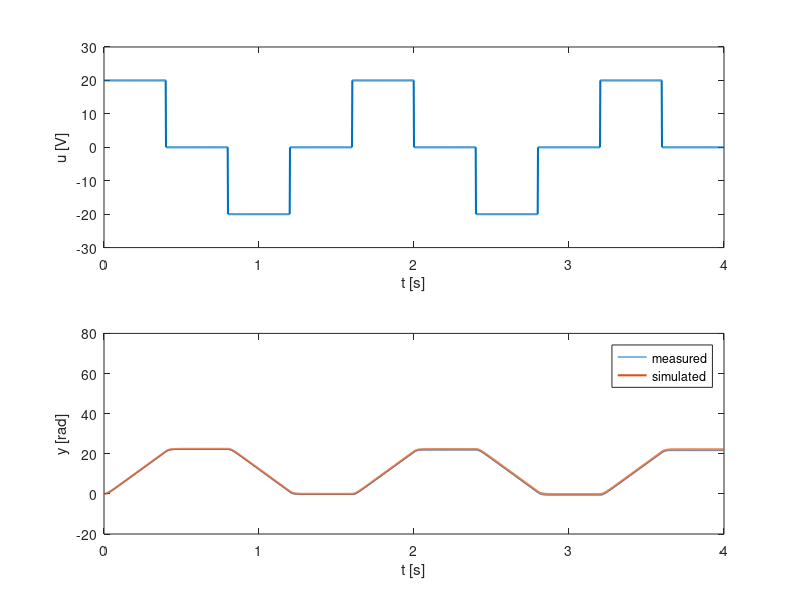

MATLAB code to generate this figure:
% from "Least-Squares Parameter Identification" notes
% modify as necessary to conform to your data files

clc, clear, close all

T = 0.002;
t = (0:1999)*T;
u = xlsread('avgvoltage.csv')';
y = xlsread('measuredposition.csv')';

lambda = 50;
lambda0 = lambda^2;
lambda1 = 2*lambda;

AA = [0,1;-lambda0,-lambda1];
BB = [0;lambda0];
C0 = [1,0];
D0 = 0;
C1 = [0,1];
D1 = 0;
C2 = [-lambda0,-lambda1];
D2 = lambda0;

x0 = zeros(2,length(t));
for n = 1:length(t)-1
    x0(:,n+1) = x0(:,n)+T*(AA*x0(:,n)+BB*u(n));
end
u0 = C0*x0+D0*u;

x1 = zeros(2,length(t));
for n = 1:length(t)-1
    x1(:,n+1) = x1(:,n)+T*(AA*x1(:,n)+BB*y(n));
end
y1 = C1*x1+D1*y;

x2 = zeros(2,length(t));
for n = 1:length(t)-1
    x2(:,n+1) = x2(:,n)+T*(AA*x2(:,n)+BB*y(n));
end
y2 = C2*x2+D2*y;

data_matrix = [-y1',u0'];
data_vector = y2';
parameters = data_matrix\data_vector;
alpha = parameters(1);
beta = parameters(2);

A = [0,1;0,-alpha];
B = [0;beta];
C = [1,0];

x = zeros(2,length(t));
for n = 1:length(t)-1
    x(:,n+1) = x(:,n)+T*(A*x(:,n)+B*u(n));
end
y_sim = C*x;

figure
subplot(211), plot(t,u,'LineWidth',1.5)
xlabel('t [s]'), ylabel('u [V]'), ylim([-30,30])
subplot(212), plot(t,y,t,y_sim,'LineWidth',1.5)
xlabel('t [s]'), ylabel('y [rad]'), ylim([-20,80])
legend('measured','simulated','Location','NorthEast')